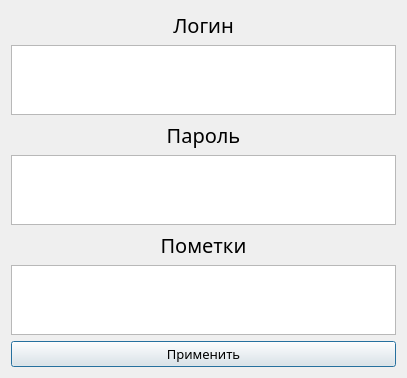
<?xml version="1.0" encoding="UTF-8"?>
<ui version="4.0">
 <class>Dialog</class>
 <widget class="QDialog" name="Dialog">
  <property name="geometry">
   <rect>
    <x>0</x>
    <y>0</y>
    <width>407</width>
    <height>376</height>
   </rect>
  </property>
  <property name="windowTitle">
   <string>Dialog</string>
  </property>
  <layout class="QVBoxLayout" name="verticalLayout">
   <item>
    <widget class="QLabel" name="label">
     <property name="font">
      <font>
       <family>Malgun Gothic</family>
       <pointsize>15</pointsize>
      </font>
     </property>
     <property name="text">
      <string>Логин</string>
     </property>
     <property name="alignment">
      <set>Qt::AlignCenter</set>
     </property>
    </widget>
   </item>
   <item>
    <widget class="QTextEdit" name="login"/>
   </item>
   <item>
    <widget class="QLabel" name="label_2">
     <property name="font">
      <font>
       <family>Malgun Gothic</family>
       <pointsize>15</pointsize>
      </font>
     </property>
     <property name="text">
      <string>Пароль</string>
     </property>
     <property name="alignment">
      <set>Qt::AlignCenter</set>
     </property>
    </widget>
   </item>
   <item>
    <widget class="QTextEdit" name="password"/>
   </item>
   <item>
    <widget class="QLabel" name="label_3">
     <property name="font">
      <font>
       <family>Malgun Gothic</family>
       <pointsize>15</pointsize>
      </font>
     </property>
     <property name="text">
      <string>Пометки</string>
     </property>
     <property name="alignment">
      <set>Qt::AlignCenter</set>
     </property>
    </widget>
   </item>
   <item>
    <widget class="QTextEdit" name="notes"/>
   </item>
   <item>
    <widget class="QPushButton" name="accept_button">
     <property name="font">
      <font>
       <family>Malgun Gothic</family>
       <pointsize>10</pointsize>
      </font>
     </property>
     <property name="text">
      <string>Применить</string>
     </property>
    </widget>
   </item>
  </layout>
 </widget>
 <resources/>
 <connections/>
</ui>
